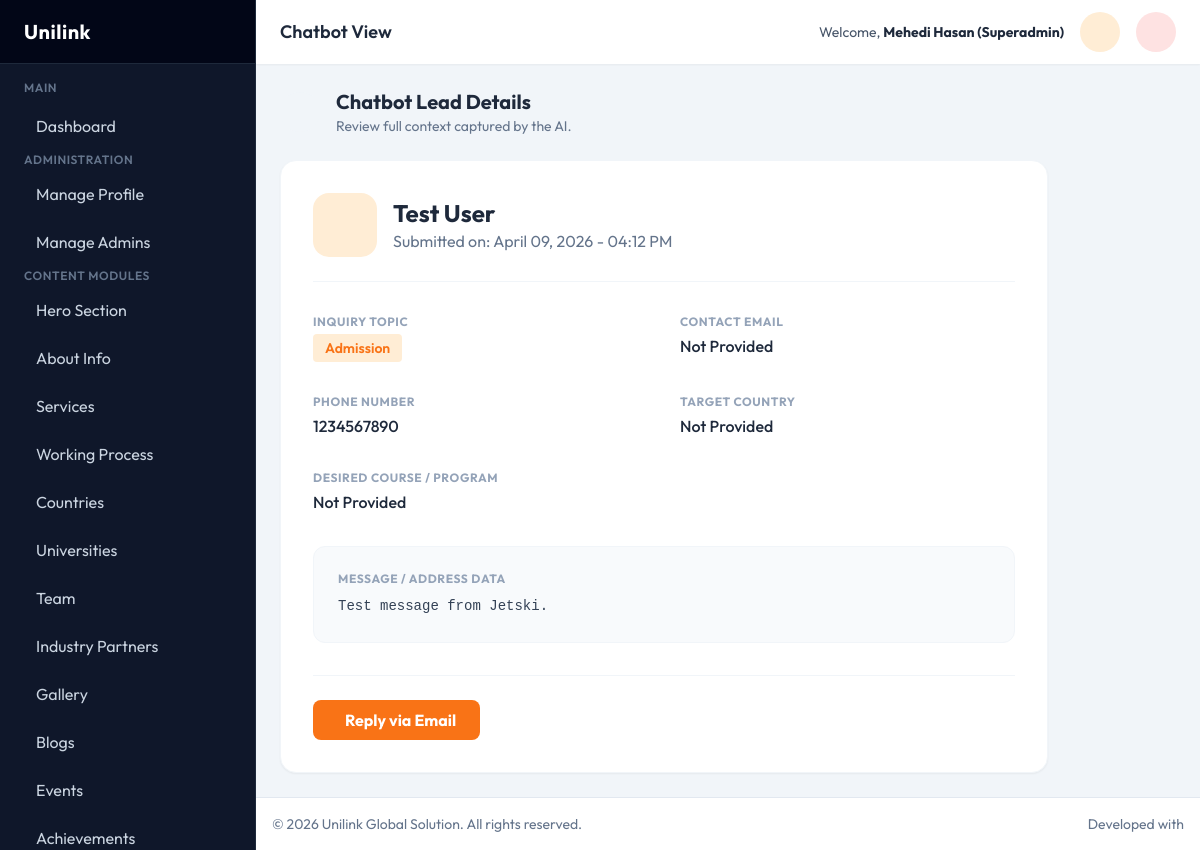
Page /admin/chatbot_view.php?id=2 (signed in) on the committed database.
### tables this page shows
CREATE TABLE `chatbot_leads` (
  `id` int(11) NOT NULL,
  `topic` varchar(50) NOT NULL,
  `name` varchar(100) NOT NULL,
  `email` varchar(100) NOT NULL,
  `phone` varchar(50) NOT NULL,
  `address` text NOT NULL,
  `country` varchar(100) NOT NULL,
  `course` varchar(200) NOT NULL,
  `created_at` datetime DEFAULT current_timestamp()
);

### admin/chatbot_view.php (the view, shortened to what this page needs)
<?php
require_once __DIR__ . '/../config/database.php';
$id = isset($_GET['id']) ? (int)$_GET['id'] : 0;
$stmt = $pdo->prepare("SELECT * FROM chatbot_leads WHERE id = ?");
$stmt->execute([$id]);
$lead = $stmt->fetch(PDO::FETCH_ASSOC);
require_once __DIR__ . '/components/header.php';
?>
<div class="mb-6 flex items-center justify-between">
    <div class="flex items-center gap-4">
        <a href="chatbot.php" class="w-10 h-10 rounded-full bg-slate-100 flex items-center justify-center text-slate-500 hover:bg-slate-200 transition">
        </a>
        <div>
            <h3 class="text-xl font-bold text-slate-800">Chatbot Lead Details</h3>
            <p class="text-slate-500 text-sm">Review full context captured by the AI.</p>
        </div>
    </div>
</div>
<div class="bg-white rounded-2xl shadow-sm border border-slate-100 p-8 max-w-3xl">
    <div class="flex items-center gap-4 mb-8 pb-6 border-b border-slate-100">
        <div class="w-16 h-16 rounded-2xl bg-orange-100 text-secondary flex items-center justify-center text-3xl">
        </div>
        <div>
            <h2 class="text-2xl font-bold text-slate-800"><?php echo htmlspecialchars($lead['name']); ?></h2>
            <p class="text-slate-500">Submitted on: <?php echo date('F d, Y - h:i A', strtotime($lead['created_at'])); ?></p>
        </div>
    </div>
    <div class="grid grid-cols-1 md:grid-cols-2 gap-8 mb-8">
        <div>
            <span class="block text-xs font-bold uppercase tracking-wider text-slate-400 mb-1">Inquiry Topic</span>
            <span class="inline-block bg-orange-100 text-secondary px-3 py-1 rounded font-semibold text-sm"><?php echo htmlspecialchars($lead['topic']); ?></span>
        </div>
        <div>
            <span class="block text-xs font-bold uppercase tracking-wider text-slate-400 mb-1">Contact Email</span>
            <span class="font-medium text-slate-800"><?php echo htmlspecialchars($lead['email']); ?></span>
        </div>
        <div>
            <span class="block text-xs font-bold uppercase tracking-wider text-slate-400 mb-1">Phone Number</span>
            <span class="font-medium text-slate-800"><?php echo htmlspecialchars($lead['phone']); ?></span>
        </div>
        <div>
            <span class="block text-xs font-bold uppercase tracking-wider text-slate-400 mb-1">Target Country</span>
            <span class="font-medium text-slate-800"><?php echo htmlspecialchars($lead['country'] ? $lead['country'] : 'Not Provided'); ?></span>
        </div>
        <div class="md:col-span-2">
            <span class="block text-xs font-bold uppercase tracking-wider text-slate-400 mb-1">Desired Course / Program</span>
            <span class="font-medium text-slate-800"><?php echo htmlspecialchars($lead['course'] ? $lead['course'] : 'Not Provided'); ?></span>
        </div>
    </div>
    <div class="bg-slate-50 p-6 rounded-xl border border-slate-100">
        <span class="block text-xs font-bold uppercase tracking-wider text-slate-400 mb-2">Message / Address Data</span>
        <p class="text-slate-700 leading-relaxed font-mono text-sm whitespace-pre-wrap"><?php echo htmlspecialchars($lead['address'] ? $lead['address'] : 'No additional message was provided during the chat.'); ?></p>
    </div>
    <div class="mt-8 pt-6 border-t border-slate-100 flex gap-4">
        <a href="mailto:<?php echo htmlspecialchars($lead['email']); ?>" class="bg-secondary hover:bg-accent text-white px-6 py-2 rounded-lg font-bold transition flex items-center gap-2">
            <i class="ph ph-envelope-simple-open"></i> Reply via Email
        </a>
    </div>
</div>
<?php require_once __DIR__ . '/components/footer.php'; ?>

### admin/components/header.php (style rules this page uses)
body { font-family: 'Outfit', sans-serif; background-color: #f1f5f9; color: #334155; }

### rows in the picture
chatbot_leads: name "Test User", created_at "April 09, 2026 - 04:12 PM", topic "Admission", email "Not Provided", phone "1234567890", country "Not Provided", course "Not Provided", address "Test message from Jetski."

### other values in the picture
str_replace(['_', '.php'], [' ', ''], $current_page) "Chatbot View"
$_SESSION['admin_name'] "Mehedi Hasan (Superadmin)"
